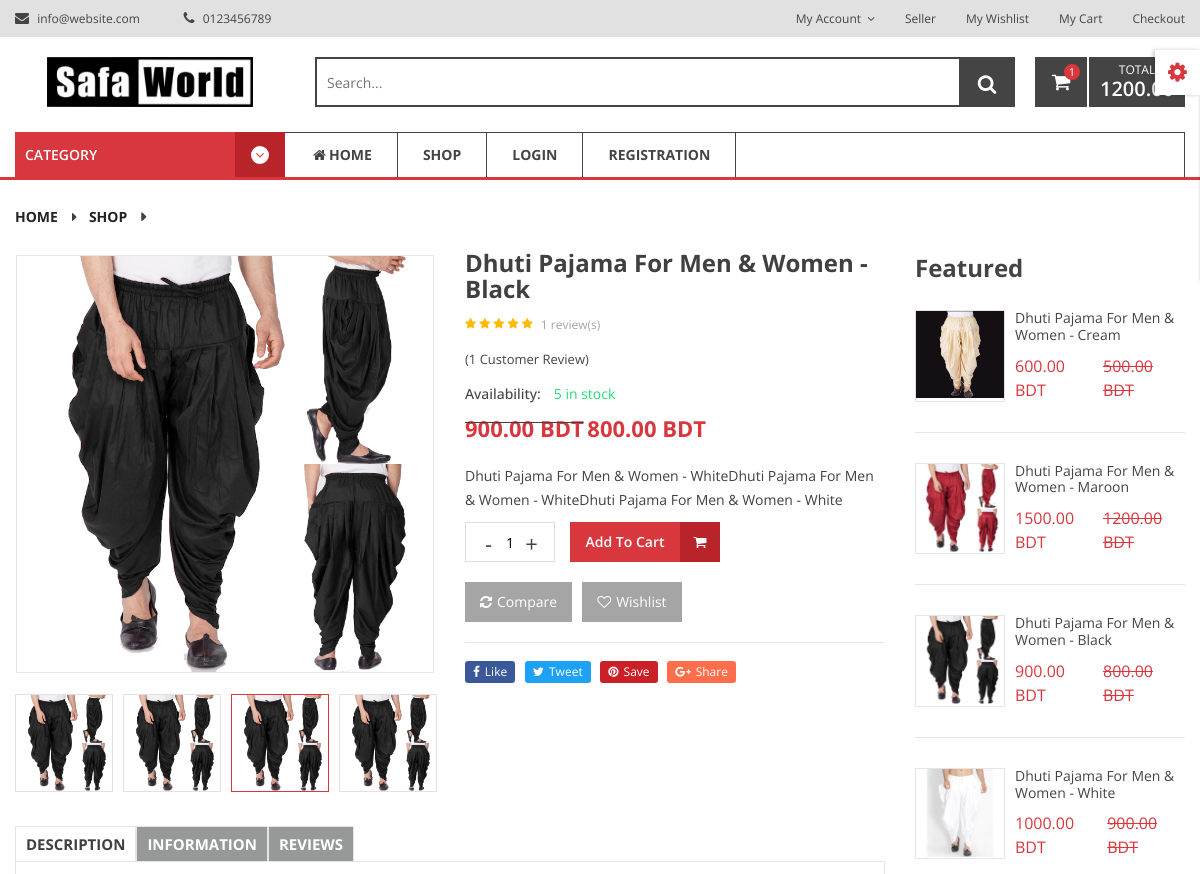
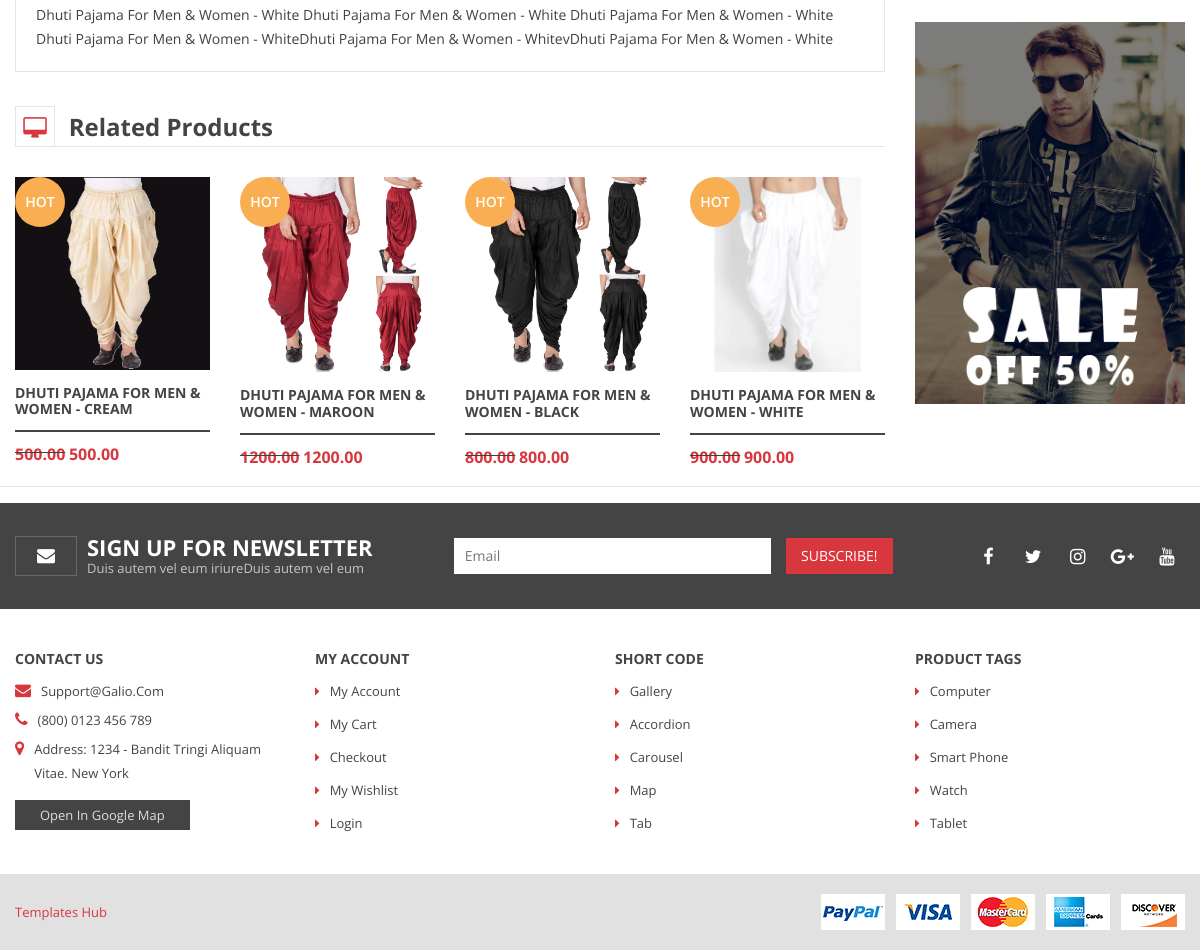
/product/dhuti-pajama-for-men-women-black/ (signed in), run on the app's committed database (2 pictures, top to bottom).
### product/models.py (models this page shows, shortened)
class Product(models.Model):
    seller = models.ForeignKey(Seller, on_delete=models.CASCADE)
    category = models.ForeignKey(Category, on_delete=models.DO_NOTHING, related_name='product')
    sub_category = models.ForeignKey(Sub_Category, on_delete=models.DO_NOTHING)
    product_title = models.CharField(max_length=300)
    product_slug = models.SlugField(max_length=300, unique=True)
    current_price = models.DecimalField(max_digits=8, decimal_places=2)
    discount_price = models.DecimalField(max_digits=8, decimal_places=2)
    product_image01 = models.ImageField(upload_to='seller/product/image/')
    product_image02 = models.ImageField(upload_to='seller/product/image/', blank=True)
    short_descriptino = models.CharField(max_length=3000)
    product_details = models.TextField()
    quantity = models.PositiveIntegerField()
    featured = models.BooleanField(default=False)
    is_stock = models.BooleanField(default=True)
    created_date = models.DateTimeField(auto_now_add=True)
    updated_date = models.DateTimeField(auto_now=True)
    class Meta:
        ordering = ['-created_date']

### product/views.py (the view)
# urls.py: path('<slug>/', product_details, name='product_details')
def product_details(request, slug):
    product = Product.objects.get(product_slug=slug)
    cat = product.category
    related_products = Product.objects.filter(category=cat)
    context = {'product': product, 'related_products': related_products}
    return render(request, 'product/product_details.html', context)

### order/context_processors.py (called while the page is built)
def quick_cart(request):
    if request.user.is_authenticated:
        user = request.user
        quickcart = Cart.objects.filter(user=user)
        context = {'quickcart': quickcart}
        cart_total = 0
        for quickcart in quickcart:
            prod_price = quickcart.product.discount_price
            item_quantity = quickcart.quantity
            cart_total+=prod_price*item_quantity
        context['cart_total'] = cart_total
        return context
    else:
        return {}

### templates/product/product_details.html (shortened to what this page needs)
{% extends '../base/base.html' %}
{% load static %}
{% block body_content %}
<div class="breadcrumb-area">
    <div class="container">
        <div class="row">
            <div class="col-12">
                <div class="breadcrumb-wrap">
                    <nav aria-label="breadcrumb">
                        <ul class="breadcrumb">
                            <li class="breadcrumb-item"><a href="{% url 'home' %}">Home</a></li>
                            <li class="breadcrumb-item"><a href="{% url 'products' %}">shop</a></li>
                            <li class="breadcrumb-item active" aria-current="page">{{product.title|truncatewords:8}}</li>
                        </ul>
                    </nav>
                </div>
            </div>
        </div>
    </div>
</div>
<div class="product-details-wrapper">
    <div class="container">
        <div class="row">
            <div class="col-lg-9">
                <div class="product-details-inner">
                    <div class="row">
                        <div class="col-lg-6">
                            <div class="product-large-slider mb-20 slick-arrow-style_2">
                                <div class="pro-large-img img-zoom" id="img1">
                                    <img src="{{product.product_image01.url}}" alt="" />
                                </div>
                            </div>
                            <div class="pro-nav slick-padding2 slick-arrow-style_2">
                                <div class="pro-nav-thumb"><img src="{{product.product_image01.url}}" alt="" />
                                </div>
                                <div class="pro-nav-thumb"><img src="{{product.product_image01.url}}" alt="" />
                                </div>
                                <div class="pro-nav-thumb"><img src="{{product.product_image01.url}}" alt="" />
                                </div>
                                <div class="pro-nav-thumb"><img src="{{product.product_image01.url}}" alt="" />
                                </div>
                            </div>
                        </div>
                        <div class="col-lg-6">
                            <div class="product-details-des mt-md-34 mt-sm-34">
                                <h3>{{product.product_title}}</h3>
                                <div class="ratings">
                                    <span class="good"><i class="fa fa-star"></i></span>
                                    <span class="good"><i class="fa fa-star"></i></span>
                                    <span class="good"><i class="fa fa-star"></i></span>
                                    <span class="good"><i class="fa fa-star"></i></span>
                                    <span><i class="fa fa-star"></i></span>
                                    <div class="pro-review">
                                        <span>1 review(s)</span>
                                    </div>
                                </div>
                                <div class="customer-rev">
                                    <a href="#">(1 customer review)</a>
                                </div>
                                <div class="availability mt-10">
                                    <h5>Availability:</h5>
                                    <span>{{product.quantity}} in stock</span>
                                </div>
                                <div class="pricebox">
                                    <del><span class="regular-price">{{product.current_price}} BDT</span></del> <span class="regular-price">{{product.discount_price}} BDT</span>
                                </div>
                                <p>{{product.short_descriptino}}</p>
                                <div class="quantity-cart-box d-flex align-items-center">
                                        <div class="quantity">
                                            <div class="pro-qty"><input type="text" value="1" name="quantity"></div>
                                        </div>
                                        <div class="action_link">
                                            <a class="buy-btn" href="{% url 'add_to_cart' product.id %}">add to
                                                cart<i class="fa fa-shopping-cart"></i></a>
                                        </div>
                                </div>
                                <div class="useful-links mt-20">
                                    <a href="#" data-toggle="tooltip" data-placement="top" title="Compare"><i
                                            class="fa fa-refresh"></i>compare</a>
                                    <a href="#" data-toggle="tooltip" data-placement="top" title="Wishlist"><i
                                            class="fa fa-heart-o"></i>wishlist</a>
                                </div>
                                <div class="share-icon mt-20">
                                    <a class="facebook" href="#"><i class="fa fa-facebook"></i>like</a>
                                    <a class="twitter" href="#"><i class="fa fa-twitter"></i>tweet</a>
                                    <a class="pinterest" href="#"><i class="fa fa-pinterest"></i>save</a>
                                    <a class="google" href="#"><i class="fa fa-google-plus"></i>share</a>
                                </div>
                            </div>
                        </div>
                    </div>
                </div>
                <div class="product-details-reviews mt-34">
                    <div class="row">
                        <div class="col-lg-12">
                            <div class="product-review-info">
                                <ul class="nav review-tab">
                                    <li>
                                        <a class="active" data-toggle="tab" href="#tab_one">description</a>
                                    </li>
                                    <li>
                                        <a data-toggle="tab" href="#tab_two">information</a>
                                    </li>
                                    <li>
                                        <a data-toggle="tab" href="#tab_three">reviews</a>
                                    </li>
                                </ul>
                                <div class="tab-content reviews-tab">
                                    <div class="tab-pane fade show active" id="tab_one">
                                        <div class="tab-one">
                                            {{product.product_details}}
                                        </div>
                                    </div>
                                </div>
                            </div>
                        </div>
                    </div>
                </div>
                <div class="related-products-area mt-34">
                    <div class="section-title mb-30">
                        <div class="title-icon">
                            <i class="fa fa-desktop"></i>
                        </div>
                        <h3>related products</h3>
                    </div>
                    <div class="featured-carousel-active slick-padding slick-arrow-style">
                        {% for related_products in related_products %}
                        <div class="product-item fix">
                            <div class="product-thumb">
                                <a href="{% url 'product_details' related_products.product_slug %}">
                                    <img src="{{related_products.product_image01.url}}" class="img-pri" alt="">
                                </a>
                                <div class="product-label">
                                    <span>hot</span>
                                </div>
                            </div>
                            <div class="product-content">
                                <h4><a href="{% url 'product_details' related_products.product_slug %}">{{related_products.product_title}}</a>
                                </h4>
                                <div class="pricebox">
                                    <del><span class="regular-price">{{related_products.discount_price}}</span></del>
                                    <span class="regular-price">{{related_products.discount_price}}</span>
                                </div>
                            </div>
                        </div>
                        {% endfor %}
                    </div>
                </div>
            </div>
            <div class="col-lg-3">
                <div class="shop-sidebar-wrap fix mt-md-22 mt-sm-22">
                    <div class="sidebar-widget mb-22">
                        <div class="section-title-2 d-flex justify-content-between mb-28">
                            <h3>featured</h3>
                            <div class="category-append"></div>
                        </div>
                        <div class="category-carousel-active row" data-row="4">
                            {% for related_products in related_products %}
                            <div class="col">
                                <div class="category-item">
                                    <div class="category-thumb">
                                        <a href="{% url 'product_details' related_products.product_slug %}">
                                            <img src="{{related_products.product_image01.url}}" alt="">
                                        </a>
                                    </div>
                                    <div class="category-content">
                                        <h4><a
                                                href="{% url 'product_details' related_products.product_slug %}">{{related_products.product_title}}</a>
                                        </h4>
                                        <div class="price-box">
                                            <div class="regular-price">
                                                {{related_products.current_price}} BDT
                                            </div>
                                            <div class="old-price">
                                                <del>{{related_products.discount_price}} BDT</del>
                                            </div>
                                        </div>
                                    </div>
                                </div>
                            </div>
                            {% endfor %}
                        </div>
                    </div>
                    <div class="sidebar-widget mb-22">
                        <div class="img-container fix img-full mt-30">
                            <a href="#"><img src="{% static 'img/banner/banner_shop.jpg' %}" alt=""></a>
                        </div>
                    </div>
                </div>
            </div>
        </div>
    </div>
</div>
<hr>
{% endblock body_content %}

### data on the page
Product: product_image01 (picture), product_title "Dhuti Pajama For Men & Women - Black", quantity "5", current_price "900.00", discount_price "800.00", short_descriptino "Dhuti Pajama For Men & Women - WhiteDhuti Pajama For Men & Women - WhiteDhuti Pajama For Men & Women - White", product_details "Dhuti Pajama For Men & Women - White Dhuti Pajama For Men & Women - White Dhuti Pajama For Men & Women - White Dhuti Pajama For Men & Women - WhiteDhuti Pajama For Men & Women - WhitevDhuti Pajama For Men & Women - White", product_title "DHUTI PAJAMA FOR MEN & WOMEN - BLACK"
Product: product_image01 (picture), product_title "DHUTI PAJAMA FOR MEN & WOMEN - CREAM", discount_price "500.00", product_title "Dhuti Pajama For Men & Women - Cream", current_price "600.00"
Product: product_image01 (picture), product_title "DHUTI PAJAMA FOR MEN & WOMEN - MAROON", discount_price "1200.00", product_title "Dhuti Pajama For Men & Women - Maroon", current_price "1500.00"
Product: product_image01 (picture), product_title "DHUTI PAJAMA FOR MEN & WOMEN - WHITE", discount_price "900.00", product_title "Dhuti Pajama For Men & Women - White", current_price "1000.00"

### other printed values
{{ quickcart.count }} "1"
{{ cart_total }} "1200.00"
